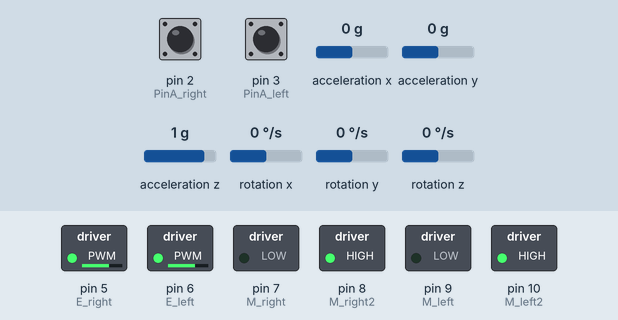
Recording of a sketch running on a simulated Arduino Uno, built with avr-gcc and run on an emulated ATmega328P. Shown: switched loads named in the sketch (green lamp = pin HIGH). The test bench sets the inputs (shaded band); at power-on: acceleration x 0 g, rotation y 0 °/s, pin 2 (PinA_right) HIGH, pin 3 (PinA_left) HIGH, acceleration y 0 g, acceleration z 1 g, rotation x 0 °/s, rotation z 0 °/s. What the sketch prints to the serial monitor is not drawn.

Above: at 1.2 s.
1.3 s: acceleration x set to -0.8 g
At 2.8 s:
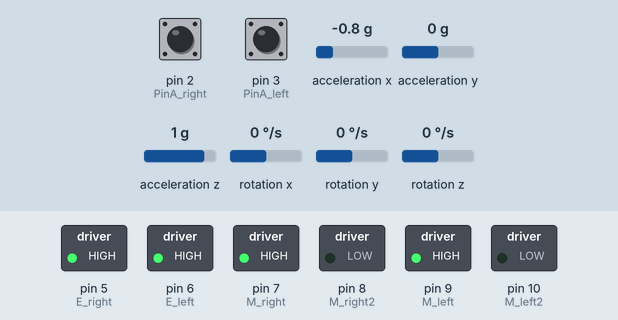
3.1 s: acceleration x set to 0.1 g
At 3.26 s:
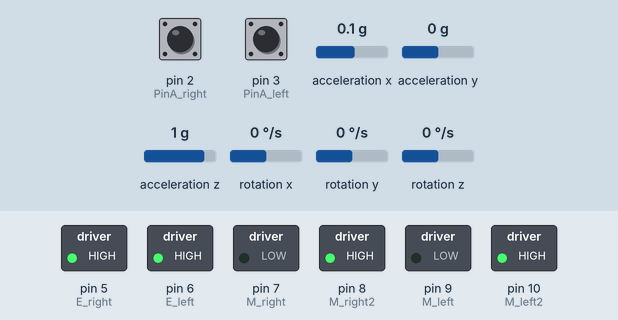
6.1 s: rotation y set to 192 °/s
At 6.25 s:
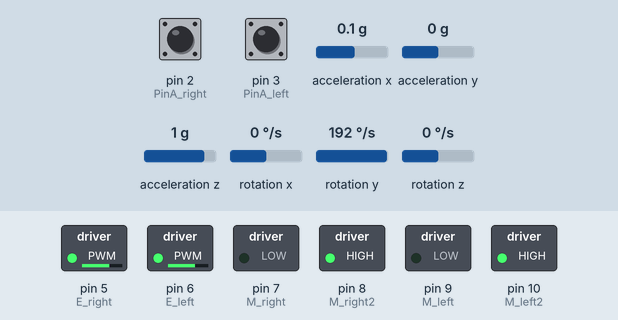
7.9 s: acceleration x set to -1.4 g
At 8.8 s:
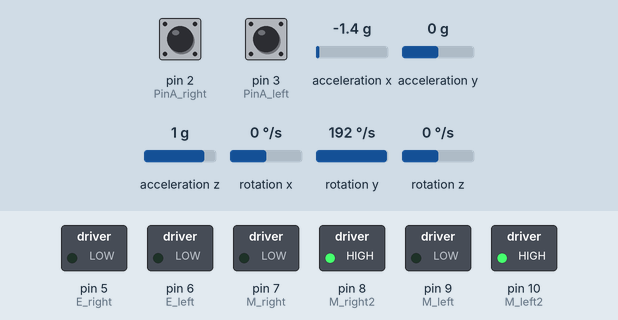
11.3 s: acceleration x set to -1.2 g
At 11.7 s:
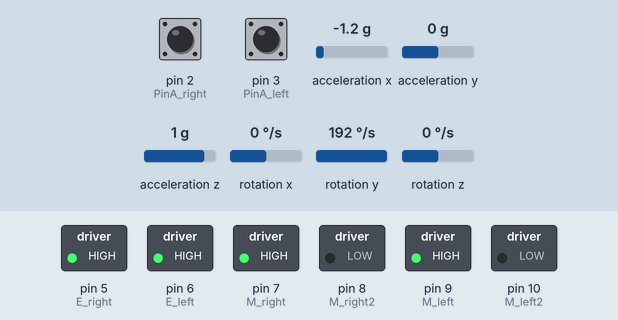
Timing chart, 0 to 13.8 s (numbered marks = the images above; inputs shaded):
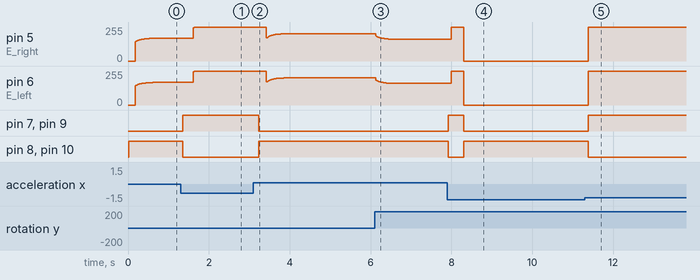

The sketch:

bmain0824.ino
```cpp
// (licence header left out)
#include "Wire.h"            //serial
#include "I2Cdev.h"          //IIC
#include "MPU6050.h"         //acc&gyro Sensor
//Define Variables we'll be connecting to
char val='s';int Speed_need=0;int Turn_need=0;
float speeds,speeds_filter, positions;
float diff_speeds,diff_speeds_all;
////////////////////PID parameter///////////////////////////////////////
double Output=0;
float Kp=10,Kd=0.06,Ksp = 2.8,Ksi = 0.11;        //

////////////////////////////////////////////////
MPU6050 accelgyro;
int16_t ax, ay, az;
int16_t gx, gy, gz;
/********************角度参数**************/
float Gyro_y;            //Y轴陀螺仪数据暂存
float Angle_ax;          //由加速度计算的倾斜角度
float Angle;             //小车最终倾斜角度
//int Setpoint=0;
////////////////////////////////////////Pin assignment///////////////////////////////////////
int PinA_right= 2; //interrupt 0
int PinA_left= 3; //interrupt 1
int E_left =6;//ENA
int M_right =7;
int M_right2=8;
int E_right =5; //ENB
int M_left =9;
int M_left2 =10;
//////////////////////////////////////////////////////////////////////////////
int PWM_right=0; int PWM_left=0;
int PWM_left_least=87; int PWM_right_least=88;//left:77,right:78
///////////////////////////////interrupt for Speed/////////////////////////////////
int count_right =0;
int count_left  =0;
int old_time=0;
int flag;
void Code_right(){  if(Output>=0){count_right += 1;}else{count_right -= 1;} }//if only +,can't stand up 编码器码盘计数加一
void Code_left(){  if(Output>=0){count_left += 1;} else{count_left -= 1;}}// 编码器码盘计数加一
/////////////////////////Right&Left&Stop///////////////////////////////////////////////
void SetMotorVoltage(int nLeftVol, int nRightVol) {
    if(nLeftVol >=0)
  {  digitalWrite(M_left,LOW);
     digitalWrite(M_left2,HIGH);
   } else {
     digitalWrite(M_left,HIGH);
     digitalWrite(M_left2,LOW);
     nLeftVol=-nLeftVol;
   }
    if(nRightVol >= 0) {
     digitalWrite(M_right,LOW);
     digitalWrite(M_right2,HIGH);
    } else {
     digitalWrite(M_right,HIGH);
     digitalWrite(M_right2,LOW);
    nRightVol=-nRightVol;
  }
    if(nLeftVol>255) { nLeftVol = 255 ; }   //防止PWM值超过255
    if(nRightVol>255) { nRightVol = 255 ; }//防止PWM值超过255
    analogWrite(E_left,nLeftVol);
    analogWrite(E_right,nRightVol);
}

/////////////////////////////////////////////////////////////////////////////////////////////
void Angle_Calcu(void)         {
        Angle_ax = (ax+1942)/238.2 ;   //去除零点偏移1942,//16384*3.14/1.2*180//弧度转换为度,
              Gyro_y = -(gy-119.58)/16.4;         //去除零点偏移119,2000deg/s 16.4 LSB/(deg/s)250---131 ，负号为方向处理
        //Serial.print("Angle_ax,Angle_gy");Serial.print(Angle_ax);Serial.println(Angle_gy);
        Angle=0.97*(Angle+Gyro_y*0.0005)+0.03*Angle_ax;
        //Kalman_Filter(Angle_ax,Gyro_y);       //卡尔曼滤波计算倾角
}

void setup()
{
    Wire.begin();
    Serial.begin(9600);
   ///////////////////////////////////////////////////////////////////
    accelgyro.reset();//reset
    delay(1);
    accelgyro.setClockSource(MPU6050_CLOCK_PLL_YGYRO);//PLL with Y Gyro reference*/
    accelgyro.setFullScaleGyroRange(MPU6050_GYRO_FS_2000);//0x1B Value 0x18 2000°/s
    accelgyro.setFullScaleAccelRange(MPU6050_ACCEL_FS_4);//0x1C Value 0x18 16g
    accelgyro.setDLPFMode(MPU6050_DLPF_BW_5);//0x06 means acc 5Hz delay19.0ms Gyro 5Hz delay 18.6ms
    accelgyro.setTempSensorEnabled(true);//disable temsensor
    accelgyro.setSleepEnabled(false);
    Serial.println("Testing device connections...");
    Serial.println(accelgyro.testConnection() ? "MPU6050 connection successful" : "MPU6050 connection failed");
   ////////////////////////pin mode////////////////////////////////////////
   pinMode(E_right, OUTPUT); pinMode(M_right, OUTPUT);pinMode(M_right2, OUTPUT);  //right
   pinMode(E_left, OUTPUT);  pinMode(M_left, OUTPUT);pinMode(M_left2, OUTPUT);  //left
   pinMode(PinA_right,INPUT);pinMode(PinA_left,INPUT);// in 0 in 1
   Serial.println("Pin mode ...");
   /////////////////////////////interrupt/////////////////////////////////////////////
   attachInterrupt(0, Code_right, FALLING);attachInterrupt(1, Code_left, FALLING);

}

void loop()
{
   if (Serial.available() > 0){val = Serial.read();Serial.println(val);}
     switch(val){
     case 'a':Speed_need=30;Turn_need=0;positions=80;break;//Go
     case 'b':Speed_need=10;Turn_need=-10;positions=10;break;//right
     case 'c':Speed_need=10;Turn_need=10;positions=10;break;//left
     case 'd':Speed_need=0;Turn_need=0;positions=0;break;
     default:Speed_need=0;Turn_need=0;positions=0;break;}//stop

     //Speed_need=30;Turn_need=0;positions=80;
     //SetMotorVoltage(255,255);
    //Kp=15,Kd=0.09,Ksp = 2.8,Ksi = 0.11;
         //Serial.print("count_left");Serial.println(count_left);
    accelgyro.getMotion6(&ax, &ay, &az, &gx, &gy, &gz);
    Angle_Calcu();
    //Serial.print("Angle");Serial.println(Angle);
    PWM_Calcu();

   //if(millis()-old_time>=500){ Serial.print("count_right");Serial.print(count_right);Serial.print("count_left");Serial.println(count_left);old_time=millis();count_right=0;count_left=0;}
}
void PWM_Calcu(void)
{
  if (abs(Angle)>40)
    {SetMotorVoltage(0,0);}//角度大于45度 停止PWM输出
    else
    { //Speed_need=30;Turn_need=0;positions=80;
      //////////////////////
      speeds=(count_left + count_right)*0.5;
      diff_speeds = count_left - count_right;
      diff_speeds_all += diff_speeds;
      speeds_filter *=0.85;  //一阶互补滤波
      speeds_filter +=speeds*0.15;
      positions += speeds_filter;
      positions += Speed_need;
      positions = constrain(positions, -2300, 2300);//抗积分饱和
      ////////////////////
      Output=Kp*Angle+Kd*Gyro_y+ Ksp*speeds_filter + Ksi*positions ;
      //Serial.print("Output");Serial.println(Output);
      if(Turn_need==0){PWM_right=Output-diff_speeds_all;
      PWM_left=Output+diff_speeds_all;}

      PWM_right=Output+Turn_need;
      PWM_left=Output-Turn_need;

      if(PWM_right>=0){PWM_right+=PWM_right_least;}else{PWM_right-=PWM_right_least;}
      if(PWM_left>=0){PWM_left+=PWM_left_least;}else{PWM_left-=PWM_left_least;}

      SetMotorVoltage(PWM_left,PWM_right);}
       count_left = 0;
  count_right = 0;
}
```

Measured:
- the behaviour switches between -1.4 and -1.3 g on acceleration x (found by bisection; images 4 and 5)
- after the input at 1.3 s, pin 5 (E_right): 171/255 → 255/255 after 0.32 s; pin 6 (E_left): 170/255 → 255/255 after 0.32 s; pin 7 (M_right), pin 9 (M_left): LOW → HIGH after 0.05 s; pin 8 (M_right2), pin 10 (M_left2): HIGH → LOW after 0.05 s
- after the input at 3.1 s, pin 7 (M_right), pin 9 (M_left): HIGH → LOW after 0.14 s; pin 8 (M_right2), pin 10 (M_left2): LOW → HIGH after 0.14 s
- after the input at 6.1 s, pin 5 (E_right): moves from 205/255 to 163/255 over 0.46 s, starting at once; pin 6 (E_left): moves from 204/255 to 162/255 over 0.46 s, starting at once
- after the input at 7.9 s, pin 5 (E_right): 163/255 → 255/255 after 0.09 s, → 0/255 0.31 s later; pin 6 (E_left): 162/255 → 255/255 after 0.09 s, → 0/255 0.31 s later; pin 7 (M_right), pin 9 (M_left): LOW → HIGH at once, → LOW 0.38 s later; pin 8 (M_right2), pin 10 (M_left2): HIGH → LOW at once, → HIGH 0.38 s later
- after the input at 11.3 s, pin 5 (E_right), pin 6 (E_left): 0/255 → 255/255 after 0.08 s; pin 7 (M_right), pin 9 (M_left): LOW → HIGH after 0.08 s; pin 8 (M_right2), pin 10 (M_left2): HIGH → LOW after 0.08 s
